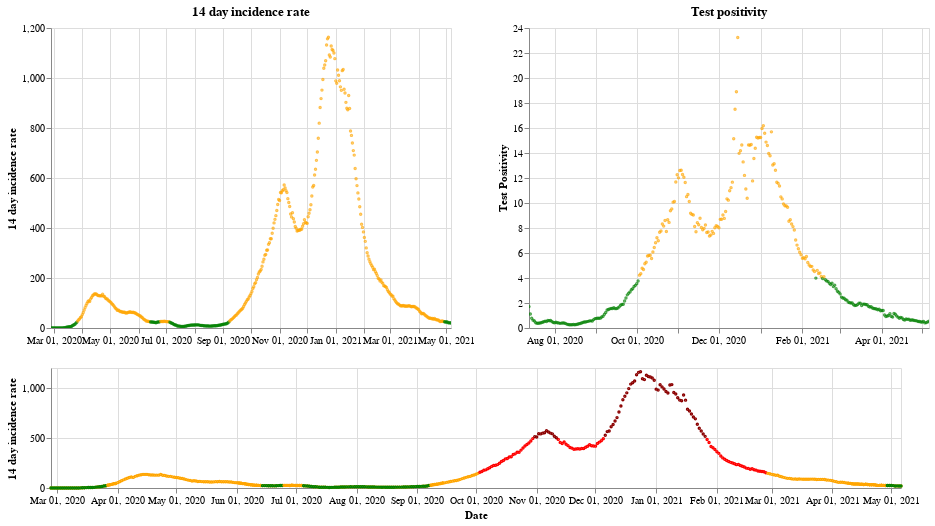

The cell this chart's notebook holds for it:
### Markdown cell above
## Wales

### Code cell
plot_traffic_light('Wales')

### Figure 1 — Vega-Lite specification as saved in the notebook (floating-point values rounded to 4 significant figures; data arrays with more than 128 entries replaced by an {"elided": "..."} marker saying what was removed)
{"config": {"view": {"continuousWidth": 400, "continuousHeight": 300}}, "vconcat": [{"hconcat": [{"mark": {"type": "point", "size": 2}, "encoding": {"color": {"condition": {"value": "green", "test": "(datum.twoWeeklyCasesRate <= 25)"}, "value": "orange"}, "tooltip": [{"type": "nominal", "field": "areaName"}, {"type": "temporal", "field": "date"}, {"type": "quantitative", "field": "twoWeeklyCasesRate"}, {"type": "quantitative", "field": "testPositivity"}], "x": {"type": "temporal", "axis": {"title": ""}, "field": "date", "scale": {"domain": {"selection": "DateBrush"}}, "timeUnit": "yearmonthdate"}, "y": {"type": "quantitative", "axis": {"title": "14 day incidence rate"}, "field": "twoWeeklyCasesRate"}}, "title": "14 day incidence rate", "width": 400}, {"mark": {"type": "point", "size": 2}, "encoding": {"color": {"condition": {"value": "green", "test": "(datum.testPositivity <= 4)"}, "value": "orange"}, "tooltip": [{"type": "nominal", "field": "areaName"}, {"type": "temporal", "field": "date"}, {"type": "quantitative", "field": "twoWeeklyCasesRate"}, {"type": "quantitative", "field": "testPositivity"}], "x": {"type": "temporal", "axis": {"title": ""}, "field": "date", "scale": {"domain": {"selection": "DateBrush"}}, "timeUnit": "yearmonthdate"}, "y": {"type": "quantitative", "axis": {"title": "Test Positivity"}, "field": "testPositivity"}}, "title": "Test positivity", "width": 400}]}, {"layer": [{"mark": {"type": "point", "size": 2}, "encoding": {"color": {"condition": {"value": "orange", "test": "((50 && datum.twoWeeklyCasesRate) < 150)"}, "value": "red"}, "opacity": {"condition": {"value": 1, "test": "((50 && datum.twoWeeklyCasesRate) < 500)"}, "value": 0}, "tooltip": [{"type": "nominal", "field": "areaName"}, {"type": "temporal", "field": "date"}, {"type": "quantitative", "field": "twoWeeklyCasesRate"}, {"type": "quantitative", "field": "testPositivity"}], "x": {"type": "temporal", "axis": {"title": "Date"}, "field": "date", "timeUnit": "yearmonthdate"}, "y": {"type": "quantitative", "axis": {"title": "14 day incidence rate"}, "field": "twoWeeklyCasesRate"}}, "selection": {"DateBrush": {"type": "interval", "encodings": ["x"], "fields": ["Time"]}}, "width": 850}, {"mark": {"type": "point", "size": 2}, "encoding": {"color": {"value": "darkred"}, "opacity": {"condition": {"value": 1, "test": "(datum.twoWeeklyCasesRate >= 500)"}, "value": 0}, "tooltip": [{"type": "nominal", "field": "areaName"}, {"type": "temporal", "field": "date"}, {"type": "quantitative", "field": "twoWeeklyCasesRate"}, {"type": "quantitative", "field": "testPositivity"}], "x": {"type": "temporal", "axis": {"title": "Date"}, "field": "date", "timeUnit": "yearmonthdate"}, "y": {"type": "quantitative", "axis": {"title": "14 day incidence rate"}, "field": "twoWeeklyCasesRate"}}, "width": 400}, {"mark": {"type": "point", "size": 2}, "encoding": {"color": {"condition": {"value": "green", "test": "((4 && datum.twoWeeklyCasesRate) < 25)"}, "value": "orange"}, "opacity": {"condition": {"value": 1, "test": "(datum.twoWeeklyCasesRate < 50)"}, "value": 0}, "tooltip": [{"type": "nominal", "field": "areaName"}, {"type": "temporal", "field": "date"}, {"type": "quantitative", "field": "twoWeeklyCasesRate"}, {"type": "quantitative", "field": "testPositivity"}], "x": {"type": "temporal", "axis": {"title": "Date"}, "field": "date", "timeUnit": "yearmonthdate"}, "y": {"type": "quantitative", "axis": {"title": "14 day incidence rate"}, "field": "twoWeeklyCasesRate"}}, "width": 400}], "height": 120, "width": 800}], "data": {"name": "data-795bb5474e71f1bcf3a76ba5b7644de6"}, "$schema": "https://vega.github.io/schema/vega-lite/v4.8.1.json", "datasets": {"data-795bb5474e71f1bcf3a76ba5b7644de6": {"elided": "435 records"}}}
